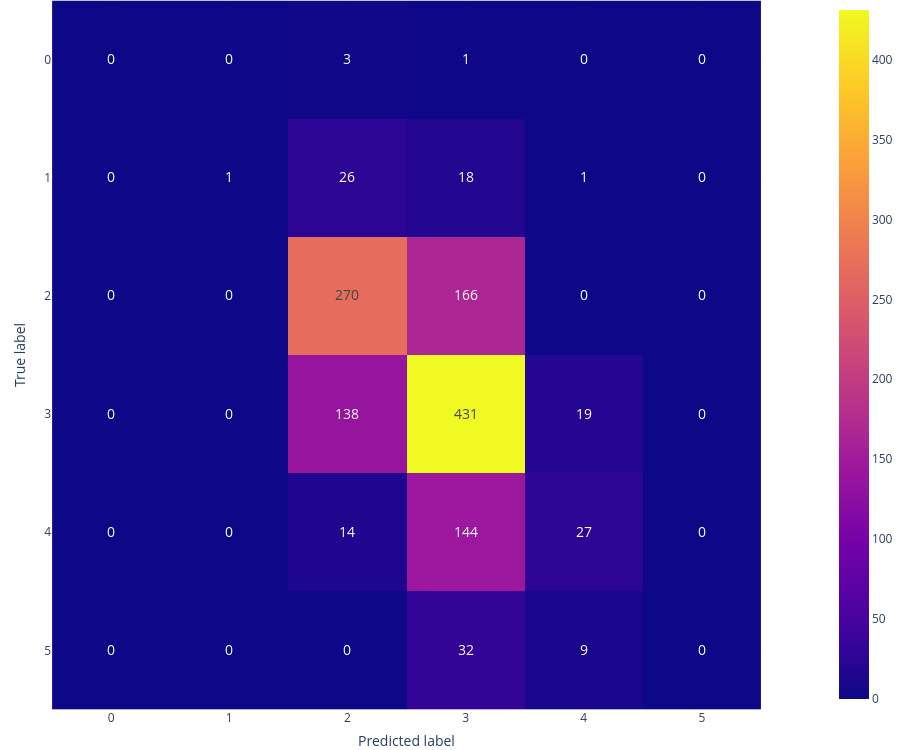

Notebook cell for this chart:
### Code cell
classifier =  LogisticRegression(solver='liblinear', penalty='l1', max_iter = 100, random_state = seed, C=1)
confusion(classifier, wine_X_tr, wine_y_tr, wine_X_val, wine_y_val)

### Figure 1 — Plotly figure (JSON) as saved in the notebook; plotly's stock layout.template omitted (floating-point values rounded to 4 significant figures)
{"data": [{"coloraxis": "coloraxis", "hovertemplate": "x: %{x}<br>y: %{y}<br>color: %{z}<extra></extra>", "name": "0", "textfont": {"size": 14}, "texttemplate": "%{z}", "type": "heatmap", "xaxis": "x", "yaxis": "y", "z": [[0, 0, 3, 1, 0, 0], [0, 1, 26, 18, 1, 0], [0, 0, 270, 166, 0, 0], [0, 0, 138, 431, 19, 0], [0, 0, 14, 144, 27, 0], [0, 0, 0, 32, 9, 0]]}], "layout": {"coloraxis": {"colorscale": [[0, "#0d0887"], [0.1111, "#46039f"], [0.2222, "#7201a8"], [0.3333, "#9c179e"], [0.4444, "#bd3786"], [0.5556, "#d8576b"], [0.6667, "#ed7953"], [0.7778, "#fb9f3a"], [0.8889, "#fdca26"], [1, "#f0f921"]]}, "height": 750, "margin": {"b": 0, "l": 0, "r": 0, "t": 0}, "width": 900, "xaxis": {"anchor": "y", "constrain": "domain", "domain": [0, 1], "dtick": 1, "scaleanchor": "y", "tickmode": "linear", "title": {"text": "Predicted label"}}, "yaxis": {"anchor": "x", "autorange": "reversed", "constrain": "domain", "domain": [0, 1], "dtick": 1, "tickmode": "linear", "title": {"text": "True label"}}}}
